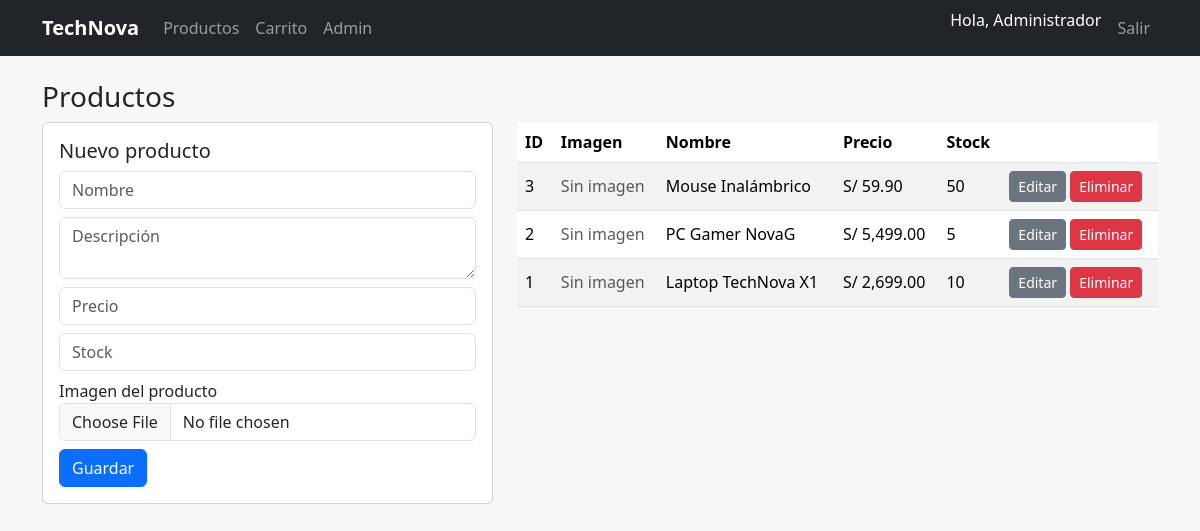
Page /admin/products.php (signed in) on the committed database.
### tables this page shows
CREATE TABLE IF NOT EXISTS productos(
  id INT AUTO_INCREMENT PRIMARY KEY,
  nombre VARCHAR(140) NOT NULL,
  descripcion TEXT,
  precio DECIMAL(10,2) NOT NULL DEFAULT 0,
  stock INT NOT NULL DEFAULT 0,
  imagen VARCHAR(255) DEFAULT NULL
);

### admin/products.php (the view, shortened to what this page needs)
<?php
require_once __DIR__ . '/../config/db.php';
include __DIR__ . '/../includes/header.php';
$prods = $pdo->query("SELECT * FROM productos ORDER BY id DESC")->fetchAll();
?>
<h3>Productos</h3>
<div class="row">
  <div class="col-md-5">
    <div class="card card-body">
      <h5>Nuevo producto</h5>
      <form method="post" enctype="multipart/form-data">
        <div class="mb-2">
          <input class="form-control" name="nombre" placeholder="Nombre" required>
        </div>
        <div class="mb-2">
          <textarea class="form-control" name="descripcion" placeholder="Descripción"></textarea>
        </div>
        <div class="mb-2">
          <input type="number" step="0.01" class="form-control" name="precio" placeholder="Precio" required>
        </div>
        <div class="mb-2">
          <input type="number" class="form-control" name="stock" placeholder="Stock" required>
        </div>
        <div class="mb-2">
          <label>Imagen del producto</label>
          <input type="file" class="form-control" name="imagen" accept="image/*">
        </div>
        <button class="btn btn-primary">Guardar</button>
      </form>
    </div>
  </div>
  <div class="col-md-7">
    <table class="table table-striped align-middle">
      <thead>
        <tr>
          <th>ID</th>
          <th>Imagen</th>
          <th>Nombre</th>
          <th>Precio</th>
          <th>Stock</th>
          <th></th>
        </tr>
      </thead>
      <tbody>
        <?php foreach ($prods as $p): ?>
          <tr>
            <td><?= $p['id'] ?></td>
            <td>
              <?php if (!empty($p['imagen'])): ?>
                <img src="../uploads/<?= htmlspecialchars($p['imagen']) ?>" alt="" style="width:50px; height:50px; object-fit:cover;">
              <?php else: ?>
                <span class="text-muted">Sin imagen</span>
              <?php endif; ?>
            </td>
            <td><?= htmlspecialchars($p['nombre']) ?></td>
            <td>S/ <?= number_format($p['precio'], 2) ?></td>
            <td><?= $p['stock'] ?></td>
            <td>
              <button class="btn btn-sm btn-secondary" data-bs-toggle="modal" data-bs-target="#edit<?= $p['id'] ?>">Editar</button>
              <a class="btn btn-sm btn-danger" href="products.php?del=<?= $p['id'] ?>" onclick="return confirm('¿Eliminar producto?')">Eliminar</a>
            </td>
          </tr>
        <?php endforeach; ?>
      </tbody>
    </table>
  </div>
</div>
<?php include __DIR__ . '/../includes/footer.php'; ?>

### public/assets/css/styles.css (style rules this page uses)
body { background:#f7f7f7; }

### rows in the picture
productos: id "3", shows "Sin imagen", nombre "Mouse Inalámbrico", precio "59.90", stock "50"
productos: id "2", shows "Sin imagen", nombre "PC Gamer NovaG", precio "5,499.00", stock "5"
productos: id "1", shows "Sin imagen", nombre "Laptop TechNova X1", precio "2,699.00", stock "10"

### other values in the picture
$_SESSION['user']['nombre'] "Administrador"
